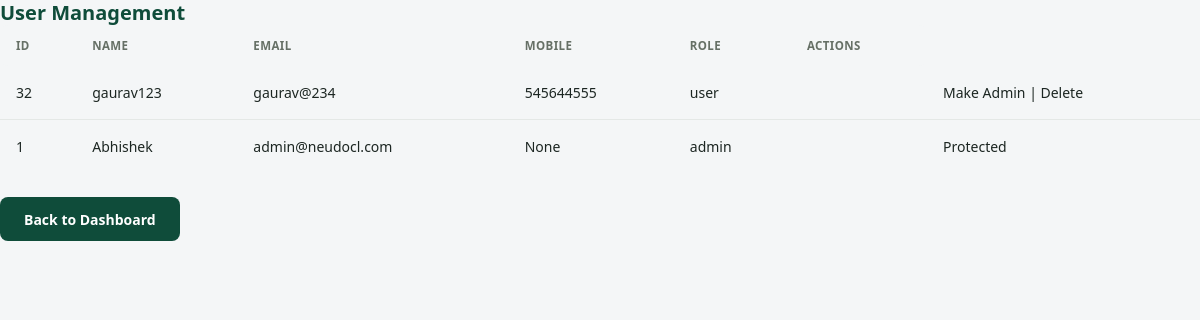
The page /users (signed in) on the database as committed earlier.
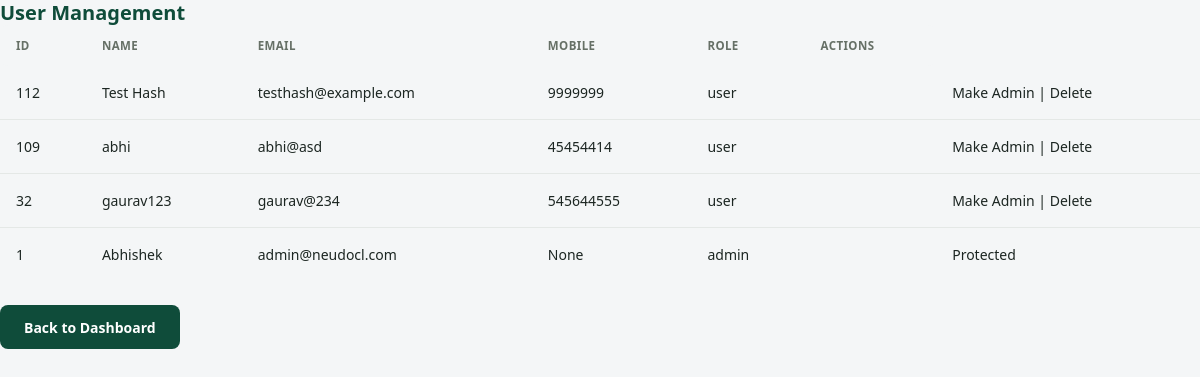
The same page on the database as committed later.
### tables this page shows
CREATE TABLE users (
            id INTEGER PRIMARY KEY AUTOINCREMENT,
            name TEXT NOT NULL,
            email TEXT UNIQUE NOT NULL,
            password TEXT NOT NULL,
            role TEXT DEFAULT 'user'
        , mobile TEXT, address TEXT, fav_place TEXT);

### app.py (the view)
@app.route("/users")
def users():
    if not session.get("logged_in"):
        return redirect("/login")
    if session.get("user_role") != "admin":
        return "Access Denied", 403
    conn = get_db()
    users = conn.execute(
        """
        SELECT *
        FROM users
        ORDER BY id DESC
        """
    ).fetchall()
    conn.close()
    return render_template(
        "users.html",
        users=users
    )

### app.py (called while the page is built)
def get_db():
    conn = sqlite3.connect(DATABASE)
    conn.row_factory = sqlite3.Row
    return conn

### templates/users.html (shortened to what this page needs)
<!DOCTYPE html>
<html lang="en">
<head>
    <link rel="stylesheet" href="{{ url_for('static', filename='css/style.css') }}">
</head>
<body>
<div class="page-section">
    <h2>User Management</h2>
    <table class="data-table">
        <thead>
            <tr>
                <th>ID</th>
                <th>Name</th>
                <th>Email</th>
                <th>Mobile</th>
                <th>Role</th>
                <th>Actions</th>
            </tr>
        </thead>
        <tbody>
        {% for user in users %}
        <tr>
            <td>{{ user.id }}</td>
            <td>{{ user.name }}</td>
            <td>{{ user.email }}</td>
            <td>{{ user.mobile }}</td>
            <td>{{ user.role }}</td>
            <td>
   <td>
    {% if user.id != session.get("user_id") %}
        <a href="/change-role/{{ user.id }}">
            {% if user.role == "user" %}
                Make Admin
            {% else %}
                Make User
            {% endif %}
        </a>
        |
        <a href="/delete-user/{{ user.id }}"
           onclick="return confirm('Delete this user?')">
           Delete
        </a>
    {% else %}
        Protected
    {% endif %}
</td>
</td>
        </tr>
        {% endfor %}
        </tbody>
    </table>
    <br>
    <a href="/dashboard" class="btn">
        Back to Dashboard
    </a>
</div>
</body>
</html>

### static/css/style.css (style rules this page uses)
*, *::before, *::after { box-sizing: border-box; margin: 0; padding: 0; }
a { color: inherit; text-decoration: none; }
:root { --primary: #0f4c3a; --primary-dark: #0b382b; --secondary: #16624d; --gold: #c89f65; --gold-dark: #b08a52; --background: #f4f6f7; --surface: #ffffff; --sidebar-start: #0f4c3a; --sidebar-end: #0b382b; --text: #1c2622; --muted: #667066; --muted-light: #94a099; --on-primary: #ffffff; --success: #1b7a4d; --success-bg: #e5f5ec; --border: #e4e8e6; --shadow-sm: 0 1px 3px rgba(15, 76, 58, 0.08); --shadow-md: 0 6px 20px rgba(15, 76, 58, 0.08); --shadow-lg: 0 12px 32px rgba(15, 76, 58, 0.14); --radius-sm: 8px; --radius-md: 12px; --radius-lg: 16px; --sp-1: 4px; --sp-2: 8px; --sp-3: 12px; --sp-4: 16px; --sp-6: 24px; --sp-8: 32px; --sp-10: 40px; --sp-12: 48px; --sp-16: 64px; --sidebar-width: 268px; --header-height: 68px; }
html { scroll-behavior: smooth; }
body { font-family: 'Poppins', system-ui, -apple-system, sans-serif; background: var(--background); color: var(--text); min-width: 320px; overflow-x: hidden; line-height: 1.5; }
h1, h2, h3, h4 { color: var(--primary); line-height: 1.25; font-weight: 600; }
h2 { font-size: clamp(18px, 2vw, 20px); }
.btn { background: var(--primary); color: #fff; border: none; padding: 11px var(--sp-6); border-radius: var(--radius-sm); cursor: pointer; font-weight: 600; font-size: 14px; min-height: 44px; display: inline-flex; align-items: center; justify-content: center; gap: var(--sp-2); white-space: nowrap; transition: background .15s ease; }
table { width: 100%; border-collapse: collapse; min-width: 560px; }
th { background: var(--background); color: var(--muted); font-size: 11.5px; font-weight: 600; letter-spacing: .4px; text-transform: uppercase; padding: var(--sp-3) var(--sp-4); text-align: left; white-space: nowrap; }
th:first-child { border-radius: var(--radius-sm) 0 0 var(--radius-sm); }
th:last-child { border-radius: 0 var(--radius-sm) var(--radius-sm) 0; }
td { padding: var(--sp-4); border-bottom: 1px solid var(--border); font-size: 14px; }
tbody tr:last-child td { border-bottom: none; }

Rows that differ between the two databases and show on the page:
added users: id "112", name "Test Hash", email "testhash@example.com", mobile "9999999", role "user", shows "Make Admin"
added users: id "109", name "abhi", email "abhi@asd", mobile "45454414", role "user", shows "Make Admin"
